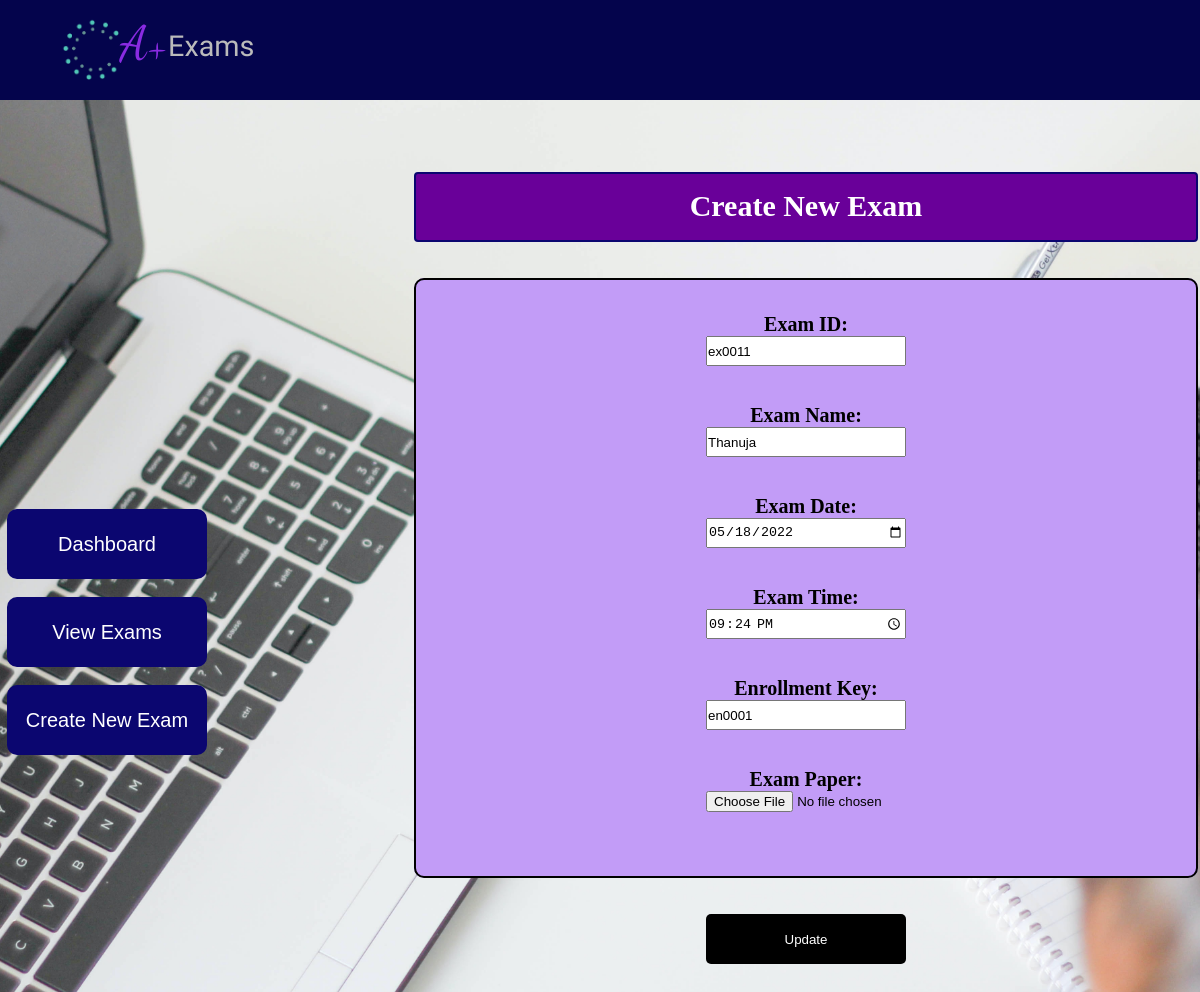
/php/update3.php?updateid=37, run on the app's committed database.
### tables this page shows
CREATE TABLE `createexam` (
  `id` int(11) NOT NULL,
  `exid` varchar(100) NOT NULL,
  `exname` varchar(100) NOT NULL,
  `exdate` varchar(20) NOT NULL,
  `extime` varchar(20) NOT NULL,
  `enroll` varchar(10) NOT NULL,
  `filename` longblob NOT NULL
);

### php/update3.php (the view, shortened to what this page needs)
<?php
    include 'includes/config.php';
    $id=$_GET['updateid'];
    $sql="SELECT * FROM `createexam` WHERE id=$id";
    $result=mysqli_query($conn,$sql);
    $row=mysqli_fetch_assoc($result);
    $exid = $row['exid'];
    $exname = $row['exname'];
    $exdate = $row['exdate'];
    $extime = $row['extime'];
    $enroll = $row['enroll'];
?>
<!DOCTYPE html>
<html lang="en">
<head>
    <link rel="stylesheet" type="text/css" href="../css/header.css">
    <link rel="stylesheet" type="text/css" href="../css/footer.css">
    <link rel="stylesheet" type="text/css" href="../css/create_new_exam.css">
</head>
<body>
    <header>
        <div class="header">
            <a href="#" class="logo-text"><img src="../images/logo.png" alt="logo" class="logo"><span
                    class="aPlus">A+</span><span class="exams-logo">Exams</span></a>
        </div>
    </header>
<table>
    <tr>
        <th>
            <div class="menu">
                <a href="examAdminDashboard.php"><button type="button" name="dash" class="btn">Dashboard</button></a>
                <br>
                <br>
                <button type="button" name="exams" class="btn">View Exams</button>
                <br>
                <br>
                <button type="button" name="new" class="btn">Create New Exam</button>
            </div>
        </th>
        <th class="t2">
            <div class="CreateExam">
                <h3> Create New Exam</h3>
                <br>
                <br>
                <fieldset>
                    <br>
                    <form id="newexam" method="post" enctype="multipart/form-data">
                    <lable for="exid" class="lable"> Exam ID: </lable> <br>
                    <input type="text" id="exid" name="exid" class="btn1" placeholder="ex1234" value="<?php echo $exid;?>" ><br><br>
                    <lable for="exname" class="lable"> Exam Name: </lable> <br>
                    <input type="text" id="exname" name="exname" class="btn1" placeholder="Full Name" value="<?php echo $exname;?>"><br><br>
                    <lable for="exdate" class="lable"> Exam Date:<br></lable>
                    <input type="Date" id="exdate" name="exdate" class="btn1" value="<?php echo $exdate;?>"><br><br>
                    <lable for="extime" class="lable"> Exam Time:<br></lable>
                    <input type="Time" id="extime" name="extime" class="btn1" value="<?php echo $extime;?>"><br><br>
                    <lable for="enroll" class="lable"> Enrollment Key:<br></lable>
                    <input type="text" id="enroll" name="enroll" class="btn1" placeholder="en1234" value="<?php echo $enroll;?>"><br><br>
                    <lable for="filename" class="lable"> Exam Paper:<br></lable>
                    <input type="file" id="file" name="filename" class="btn1"><br>
                    <br>
                </fieldset>
                <br>
                <br>
                <button name="sumbit" id="finish"> Update </button><br><br>
                <br>
                <br>
                <br>
                <br>
                <br>
                <br>
                <br>
                <br>
                <br>
                <br>
            </div>
        </th>
    </tr>
</table>
</body>
</html>

### css/header.css (style rules this page uses)
* { margin: 0; padding: 0; box-sizing: border-box; }
body { overflow-x: hidden; }
header { height: 100px; background-color: #04044c; }
.header { color: white; font-family: "Anek Odia", sans-serif; font-size: 1rem; display: flex; justify-content: flex-end; align-items: center; padding: 15px 5% 10px 5%; }
.logo { width: 60px; position: relative; bottom: 8px; padding-top: 10px; }
.logo-text { margin-right: auto; display: flex; align-items: center; text-decoration: none; }
.aPlus, .exams-logo { color: white; }
.aPlus { color: #8a2be2; font-size: 3rem; font-family: "Dancing Script", cursive; position: relative; bottom: 8px; }
.exams-logo { font-size: 1.8rem; font-family: "Exo 2", sans-serif; position: relative; bottom: 5px; color: rgb(187, 187, 187); }

### css/create_new_exam.css (style rules this page uses)
h3 { border: 2px solid #0b0670; text-align: center; font-size: 30px; background-color: #690099; height: 70px; padding-top: 15px; border-radius: 4px; color: white; }
.btn { background-color: #0b0670; color: white; font-size: 20px; padding: 3px 3px 3px 3px; width: 200px; height: 70px; border: none; border-radius: 10px; }
.menu { width: 210px; }
.t2 { width: 1000px; padding-left: 200px; padding-top: 70px; }
.btn1 { padding-left: 0px; width: 200px; height: 30px; margin-bottom: 20px; }
fieldset { background-color: #c29cf7; border: none; border-radius: 10px; border: 2px solid black; height: 600px; padding-top: 15px; }
#finish { width: 200px; height: 50px; background-color: black; color: white; border: none; border-radius: 5px; }
body { background-image: url(../images/background.jpg); min-height: 100vh; width: 100%; background-repeat: no-repeat; background-size: cover; background-position: center; }
.lable { font-size: 20px; }

### data on the page
createexam: exid "ex0011", exname "Thanuja", exdate "05/18/2022", extime "21:24", enroll "en0001"
